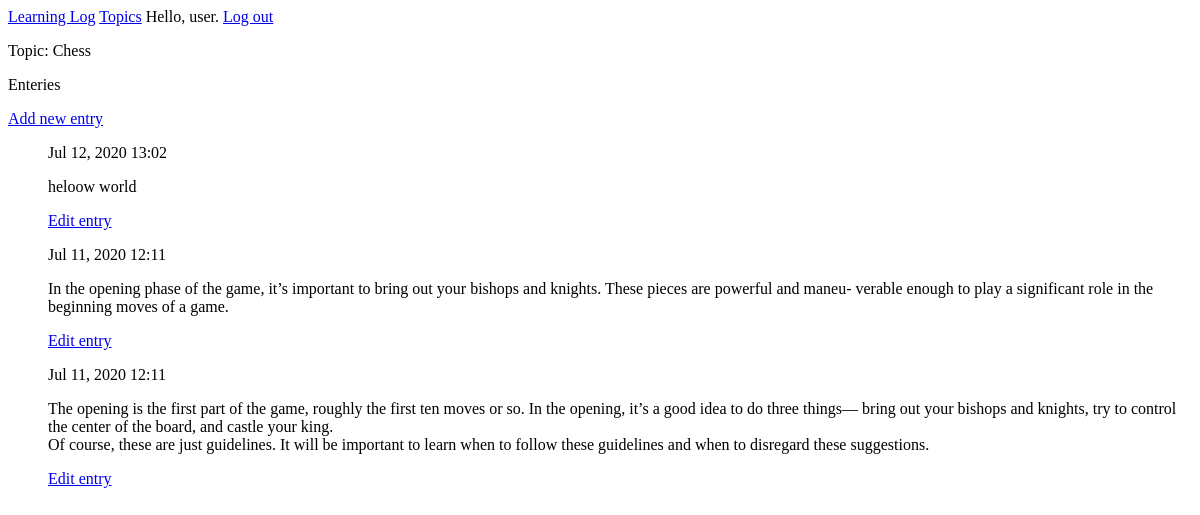
The app's page /topics/1/ (signed in), older data.
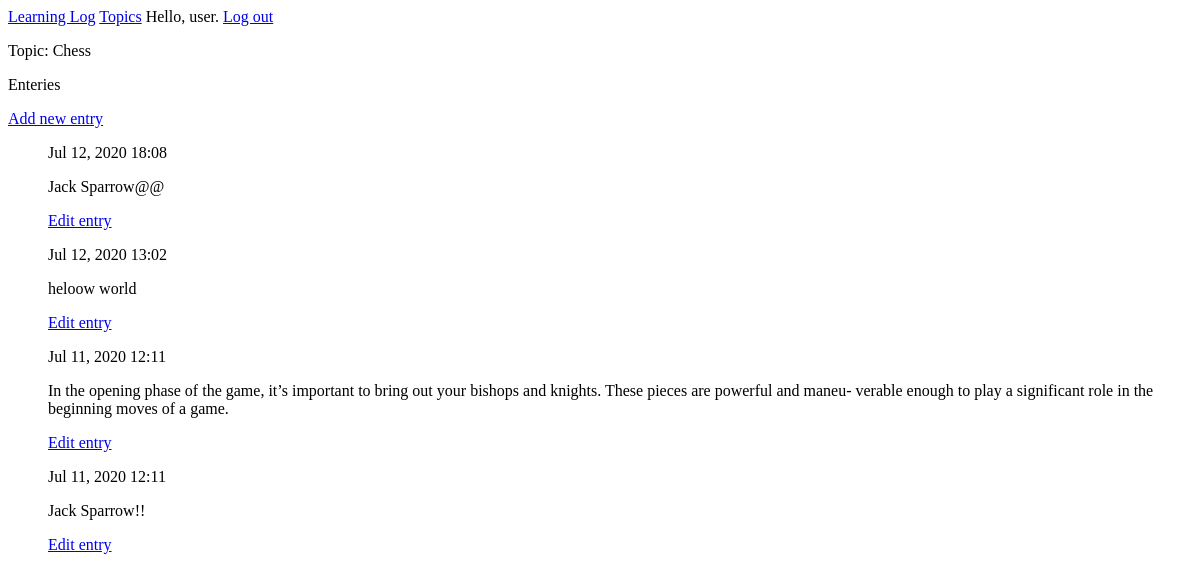
The same page, newer data.
### learning_logs/models.py (models this page shows, shortened)
class Entry(models.Model):
    topic = models.ForeignKey(Topic, on_delete=models.CASCADE)
    text = models.TextField()
    date_added = models.DateTimeField(auto_now_add=True)

### learning_logs/views.py (the view)
# urls.py: path('topics/<int:topic_id>/', views.topic, name= 'topic'),
@login_required()
def topic(request, topic_id):
    topic = Topic.objects.get(id=topic_id)
    if topic.owner != request.user:
        raise Http404
    entries = topic.entry_set.order_by('-date_added')
    context = {'topic': topic, 'entries': entries}
    return render(request, 'learning_logs/topic.html', context)

### learning_logs/models.py (called while the page is built)
    def __str__(self):
        return self.text

### learning_logs/templates/learning_logs/topic.html (shortened to what this page needs)
<!DOCTYPE html>
<html lang="en">
<head>
</head>
<body>
{% extends 'learning_logs/base.html'%}
{% block content %}
<p>Topic: {{ topic }}</p>
<p>Enteries</p>
<p>
    <a href="{% url 'learning_logs:new_entry' topic.id %}">Add new entry</a>
</p>
<ul>
    {% for entry in entries %}
    <p>{{ entry.date_added|date:'M d, Y H:i' }}</p>
      <p>{{ entry.text|linebreaks }}</p>
      <p>
        <a href="{% url 'learning_logs:edit_entry' entry.id %}">Edit entry</a>
      </p>
    {% empty %}
    <li>There are no entries for this topic yet.</li>
    {% endfor %}
</ul>
{% endblock content %}

Row changes from the older to the newer data that the page shows:
added Entry: date_added "Jul 12, 2020 18:08", text "Jack Sparrow@@"
changed Entry: text "The opening is the first part of the game, roughly the first ten moves or so. In the opening, it’s a good idea to do three things— bring out your bishops and knights, try to control the center of the board, and castle your king. Of course, these are just guidelines. It will be important to learn when to follow these guidelines and when to disregard these suggestions." → "Jack Sparrow!!"
